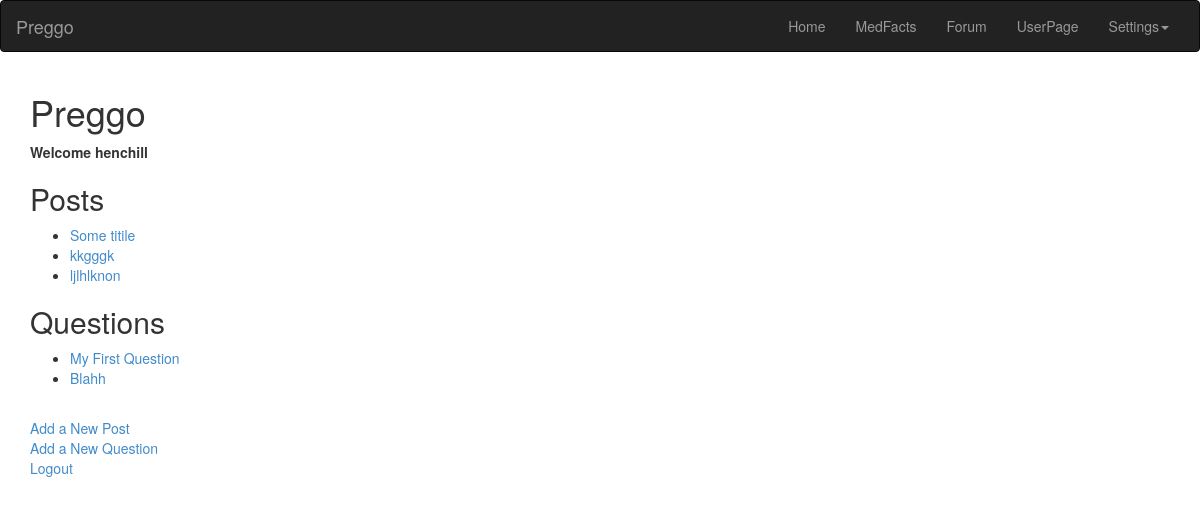
The app's page /preggo/ (signed in), older data.
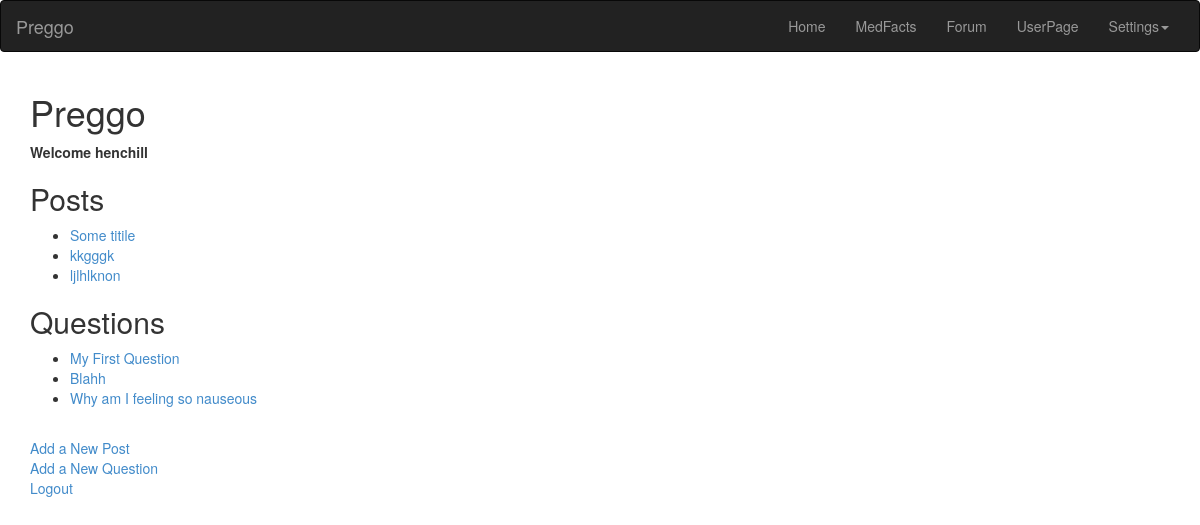
The same page, newer data.
### preggo/models.py (models this page shows, shortened)
class Post(models.Model):
	user = models.ForeignKey(User)
	title = models.CharField(max_length = 128)
	content = models.TextField()
	upvotes = models.IntegerField(default=0)
	downvotes = models.IntegerField(default=0)

class Question(models.Model):
	user = models.ForeignKey(User)
	title = models.CharField(max_length = 128)
	content = models.TextField()
	upvotes = models.IntegerField(default=0)
	downvotes = models.IntegerField(default=0)

### preggo/views.py (the view)
@login_required
def index(request):
	context = RequestContext(request)
	context_dict = {}
	if (request.user.is_authenticated()):
		post_list = request.user.post_set.all()
		question_list = request.user.question_set.all()
		context_dict['posts']  = post_list
		context_dict['questions'] = question_list
		for post in post_list:
			post.url = post.title.replace(' ', '_')
		for quest in question_list:
			quest.url = quest.title.replace(' ', '_')
	return render_to_response('preggo/index.html', context_dict, context)

### templates/preggo/index.html (shortened to what this page needs)
{% extends "preggo/base.html" %}
{% load static %}
{% block content %}
	<h1>Preggo</h1>
	{% if user.is_authenticated %}
		<strong>Welcome {{ user.username }}</strong>
		<h2>Posts</h2>
		{% if posts %}
			<ul>
				{% for post in posts %}
				<li><a href="/preggo/post/{{post.url}}"> {{post.title}}</a></li>
				{% endfor %}
			</ul>
		{% else %}
			<strong>No posts to display</strong>
		{% endif %}
		<h2>Questions</h2>
		{% if questions %}
			<ul>
				{% for quest in questions %}
				<li><a href="/preggo/question/{{quest.url}}">{{quest.title}}</a></li>
				{% endfor %}
			</ul>
		{% else %}
			<strong>No questions to display</strong>
		{% endif %}
		<br>
		<a href="/preggo/add_post/">Add a New Post</a><br>
		<a href="/preggo/add_question/">Add a New Question</a><br>
		<a href="/preggo/logout">Logout</a><br>
	{% else %}
		<strong>You're not signed in</strong><br>
		<a href="/preggo/signup">Sign Up</a><br>
		<a href="/preggo/login">Log In</a><br>
	{% endif %}
{% endblock %}

Row changes from the older to the newer data that the page shows:
added Question: title "Why am I feeling so nauseous"
